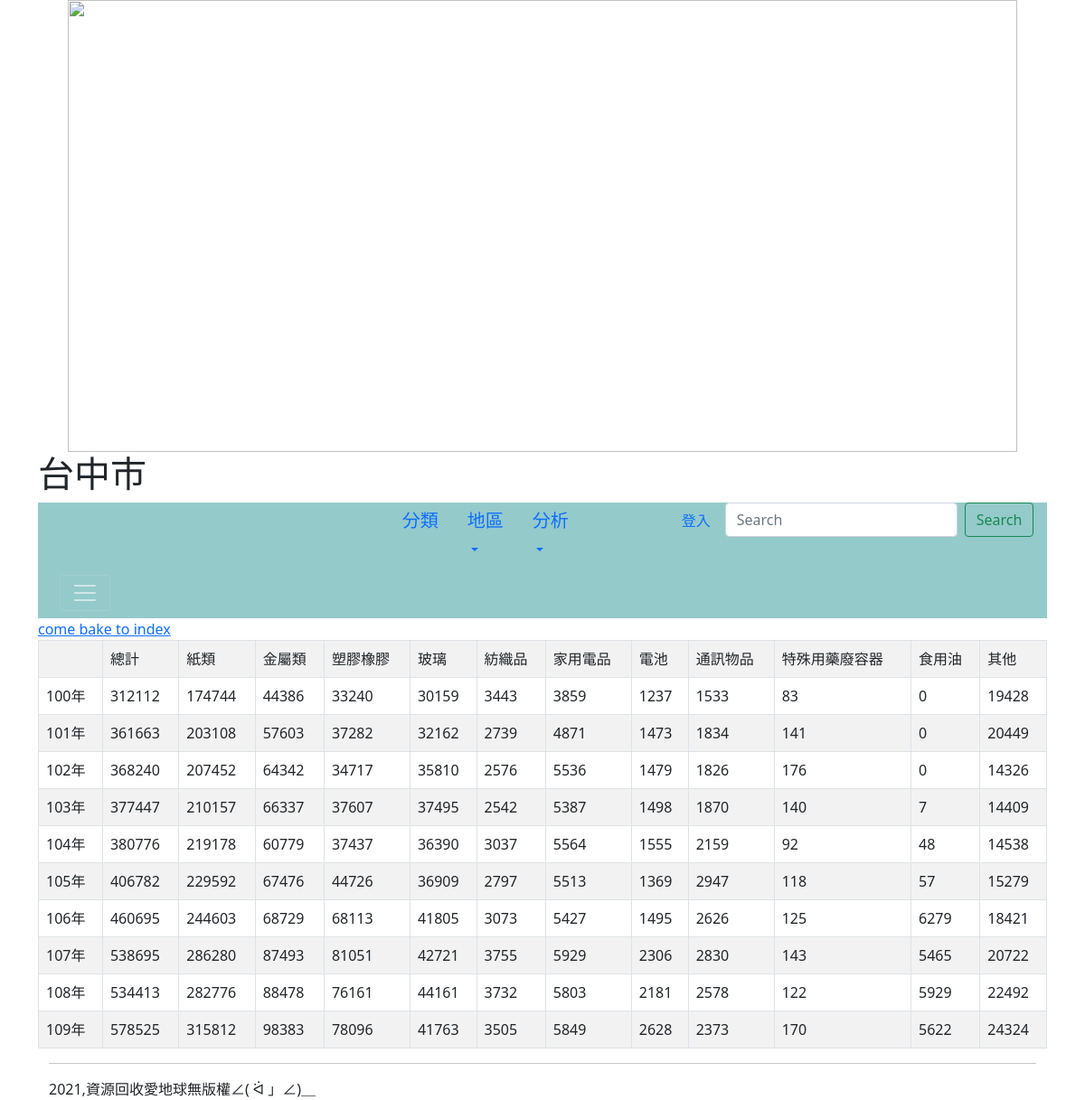
/taichung/, run on the app's committed database.
### mysite/models.py (models this page shows, shortened)
class Type(models.Model):
	年度 = models.CharField(max_length=200)
	地區 =models.CharField(max_length=200)
	總計 = models.PositiveIntegerField(default=0)
	紙類 = models.PositiveIntegerField(default=0)
	金屬類 = models.PositiveIntegerField(default=0)
	塑膠橡膠= models.PositiveIntegerField(default=0)
	玻璃 = models.PositiveIntegerField(default=0)
	紡織品 = models.PositiveIntegerField(default=0)
	家用電品 = models.PositiveIntegerField(default=0)
	電池 = models.PositiveIntegerField(default=0)
	通訊物品 = models.PositiveIntegerField(default=0)
	特殊用藥廢容器 = models.PositiveIntegerField(default=0)
	食用油 = models.PositiveIntegerField(default=0)
	其他 = models.PositiveIntegerField(default=0)

### mysite/views.py (the view)
# urls.py: path('taichung/',taichung),
def taichung(request):
	types=Type.objects.all()
	types9=Type.objects.filter(地區="臺中市")
	return render(request, "taichung.html", locals())

### templates/taichung.html (shortened to what this page needs)
{% extends "base.html" %}
{% block headmessage %} <h1>台中市</h1> {% endblock %}
{% block content %}
<a href="/">come bake to index</a><br>
<table class='table table-striped table-bordered'>
	<tr>
		<td>     </td>
		<td>總計</td>
		<td>紙類</td>
		<td>金屬類</td>
		<td>塑膠橡膠</td>
		<td>玻璃</td>
		<td>紡織品</td>
		<td>家用電品</td>
		<td>電池</td>
		<td>通訊物品</td>
		<td>特殊用藥廢容器</td>
		<td>食用油</td>
		<td>其他</td>
	</tr>
	{% for type in types9 %}
	<tr>
		<td>{{ type.年度 }}</td>
		<td>{{ type.總計 }}</td>
		<td>{{ type.紙類 }}</td>
		<td>{{ type.金屬類 }}</td>
		<td>{{ type.塑膠橡膠 }}</td>
		<td>{{ type.玻璃 }}</td>
		<td>{{ type.紡織品 }}</td>
		<td>{{ type.家用電品 }}</td>
		<td>{{ type.電池 }}</td>
		<td>{{ type.通訊物品 }}</td>
		<td>{{ type.特殊用藥廢容器 }}</td>
		<td>{{ type.食用油 }}</td>
		<td>{{ type.其他 }}</td>
	</tr>
	{% endfor %}
</table>
{% endblock %}

### data on the page
Type: 年度 "100年", 總計 "312112", 紙類 "174744", 金屬類 "44386", 塑膠橡膠 "33240", 玻璃 "30159", 紡織品 "3443", 家用電品 "3859", 電池 "1237", 通訊物品 "1533", 特殊用藥廢容器 "83", 食用油 "0", 其他 "19428"
Type: 年度 "101年", 總計 "361663", 紙類 "203108", 金屬類 "57603", 塑膠橡膠 "37282", 玻璃 "32162", 紡織品 "2739", 家用電品 "4871", 電池 "1473", 通訊物品 "1834", 特殊用藥廢容器 "141", 食用油 "0", 其他 "20449"
Type: 年度 "102年", 總計 "368240", 紙類 "207452", 金屬類 "64342", 塑膠橡膠 "34717", 玻璃 "35810", 紡織品 "2576", 家用電品 "5536", 電池 "1479", 通訊物品 "1826", 特殊用藥廢容器 "176", 食用油 "0", 其他 "14326"
Type: 年度 "103年", 總計 "377447", 紙類 "210157", 金屬類 "66337", 塑膠橡膠 "37607", 玻璃 "37495", 紡織品 "2542", 家用電品 "5387", 電池 "1498", 通訊物品 "1870", 特殊用藥廢容器 "140", 食用油 "7", 其他 "14409"
Type: 年度 "104年", 總計 "380776", 紙類 "219178", 金屬類 "60779", 塑膠橡膠 "37437", 玻璃 "36390", 紡織品 "3037", 家用電品 "5564", 電池 "1555", 通訊物品 "2159", 特殊用藥廢容器 "92", 食用油 "48", 其他 "14538"
Type: 年度 "105年", 總計 "406782", 紙類 "229592", 金屬類 "67476", 塑膠橡膠 "44726", 玻璃 "36909", 紡織品 "2797", 家用電品 "5513", 電池 "1369", 通訊物品 "2947", 特殊用藥廢容器 "118", 食用油 "57", 其他 "15279"
Type: 年度 "106年", 總計 "460695", 紙類 "244603", 金屬類 "68729", 塑膠橡膠 "68113", 玻璃 "41805", 紡織品 "3073", 家用電品 "5427", 電池 "1495", 通訊物品 "2626", 特殊用藥廢容器 "125", 食用油 "6279", 其他 "18421"
Type: 年度 "107年", 總計 "538695", 紙類 "286280", 金屬類 "87493", 塑膠橡膠 "81051", 玻璃 "42721", 紡織品 "3755", 家用電品 "5929", 電池 "2306", 通訊物品 "2830", 特殊用藥廢容器 "143", 食用油 "5465", 其他 "20722"
Type: 年度 "108年", 總計 "534413", 紙類 "282776", 金屬類 "88478", 塑膠橡膠 "76161", 玻璃 "44161", 紡織品 "3732", 家用電品 "5803", 電池 "2181", 通訊物品 "2578", 特殊用藥廢容器 "122", 食用油 "5929", 其他 "22492"
Type: 年度 "109年", 總計 "578525", 紙類 "315812", 金屬類 "98383", 塑膠橡膠 "78096", 玻璃 "41763", 紡織品 "3505", 家用電品 "5849", 電池 "2628", 通訊物品 "2373", 特殊用藥廢容器 "170", 食用油 "5622", 其他 "24324"
